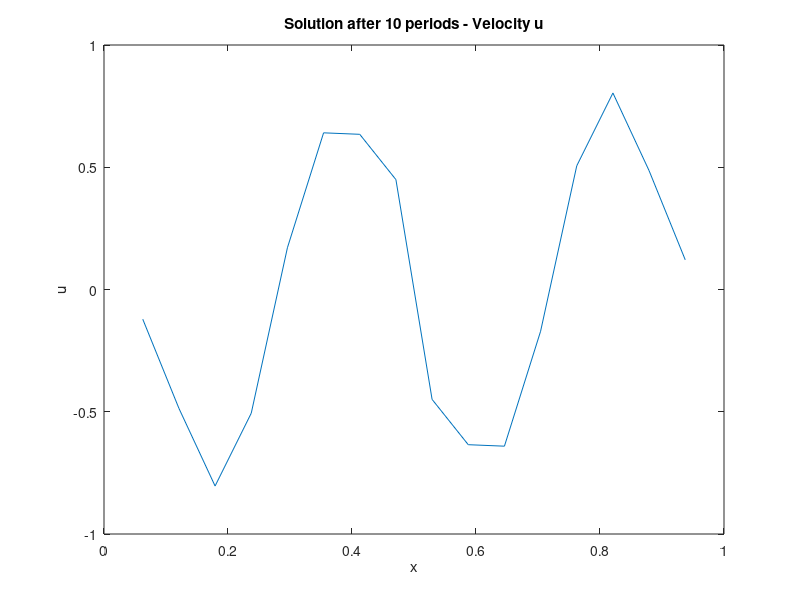
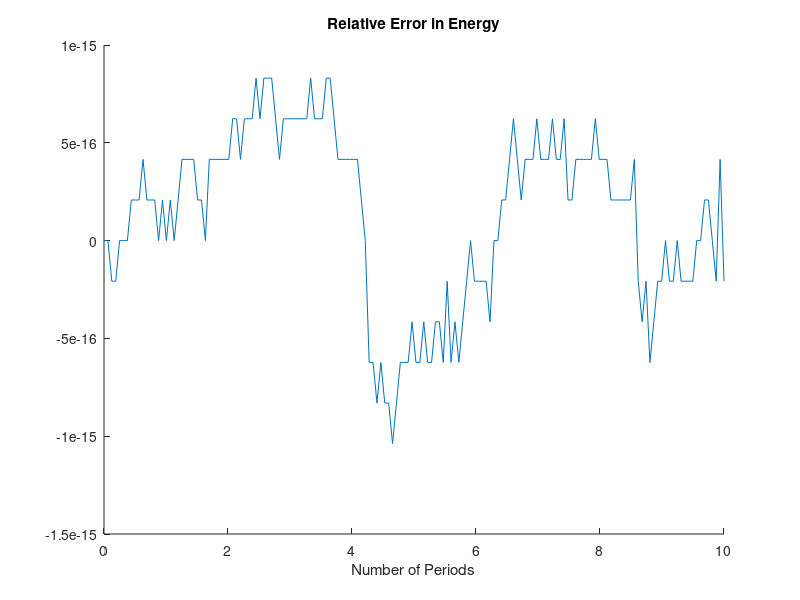

MATLAB code for these plots, in order:
clc; close all; clear all;

% Script to solve 1-D compressible acoustic waves
% with a Hamiltonian finite volume scheme.

% We assume that the equations have been scaled such that 
% R_0 = c^2_0 = 1 
%         u_t = -r_x
%         p_t = -u_x

% Boundaries at x = a & x = L are taken to be solid walls,
% so no normal flow through the boundary. A similar condition is taken 
% for the test function, to preserve skew symmetry, which leads to a
% condition for the density at the boundary.


% Currently attempts to save animation as movies fail.
% Uncomment pause code in the timestep loop to view wave evolution.

% Need to add clause for Nx = 2 , 3 in matrix loops

%% Mesh Constants

a = 0; % Mesh starting point
L = 1; % Mesh end point
Nx = 16; % Number of elements
dx = (L-a)/Nx; % Element size
dt = dx; % Timestep discretisation
theta = 0.5; % Flux constant, 0 < theta < 1
periods = 10; % End time for simulation, as period = 1 non dim time
t = 0; % Starting time
%% Storage
% Vector for solution
% U = [U,R]^T
U = zeros(2*Nx,1);

% Discrete Energy
H = zeros(ceil(periods/dt),1);

% Storage for flux matrices
DIV = zeros(2*Nx, 2*Nx);

%% Initial Condition
X = linspace(a+dx, L-dx, Nx);

% For each element we use the cell centre of the initial condition
for i = 1:Nx
    U(i) = -sin(4*pi*X(i))*sin(4*pi*0.125);
    U(Nx+i) = -cos(4*pi*X(i))*cos(4*pi*0.125);
end 

% Initial Energy
H0 = sum(0.5*dx*(U(1:Nx).*U(1:Nx) + U(Nx+1:2*Nx).*U(Nx+1:2*Nx)));

%% Build flux matrices
% First we construct the system d/dt(U) = DIV(U),
% DIV(U) will be the discrete divergence .
% In this example DIV is the sum of the numerical line fluxes for
% each element.

% Internal cell contributions - this will form a tridiagonal system
for i = 2:Nx-1
    % Flux for velocity U, which depends on R
    DIV(i, Nx + i -1) =  theta ;
    DIV(i, Nx + i ) =  -theta + (1- theta) ;
    DIV(i, Nx + i +1) =  -(1 - theta) ;
    % Flux for density R, which depends on U
    DIV(Nx + i,  i -1) = 1 - theta ;
    DIV(Nx + i,  i ) =  theta - (1-theta);
    DIV(Nx + i,  i +1) = - theta;
end    

% Solid wall boundaries
% Left wall
DIV(1,Nx+1) =  (1-theta);
DIV(1,Nx+2) = - (1-theta);
DIV(Nx+1,1) = -(1-theta);
DIV(Nx+1,2) = -theta;
% Right wall
DIV(Nx,2*Nx-1) = theta;
DIV(Nx,2*Nx) = -theta;
DIV(2*Nx,Nx-1) = (1-theta);
DIV(2*Nx,Nx) = theta;

% Create timestepper matrices
% Using implicit mid-point timestepper creates matrices acting on 
% U^(n+1) and U^n.
% The system we will solve will be 
% P U^(n+1) = Q U^n
% P = I - 0.5*dt*DIV
% Q = I + 0.5*dt*DIV

P = eye(2*Nx) - dt*0.5*DIV;
Q = eye(2*Nx) + dt*0.5*DIV;

% Inverse of P\Q is not time dependant so we will build it here
Inverse = P\Q;

%F(ceil(periods/dt)) = struct('cdata',[],'colormap',[]);
%% Timestep Loop
count_energy = 0;
figure
while t < periods
    t =t+dt;
    % Calculate  U^(n+1) from  U^n and advance in time
    U = Inverse*U;
    % Calculate Energy
    count_energy = count_energy+1;
    H(count_energy,1) = sum(0.5*dx*(U(1:Nx).*U(1:Nx) + U(Nx+1:2*Nx).*U(Nx+1:2*Nx)));
    
    
    % Plot velocity 
    plot(X,U(1:Nx))
    title(['Solution after ', num2str(dt*count_energy), ' periods - Velocity u'])
    axis([  a L -1 1])
    xlabel('x')
    ylabel('u')
    pause(0.01)
    hold off
    
    
    
end
%F(count_energy)=getframe(gcf);
%movie2avi(F, 'velocity.avi')

% Plot Error in Energy
figure
hold all
plot(linspace(0,periods,periods/dt), (H-H0)/H0)
title('Relative Error in Energy')
xlabel('Number of Periods')
hold off

